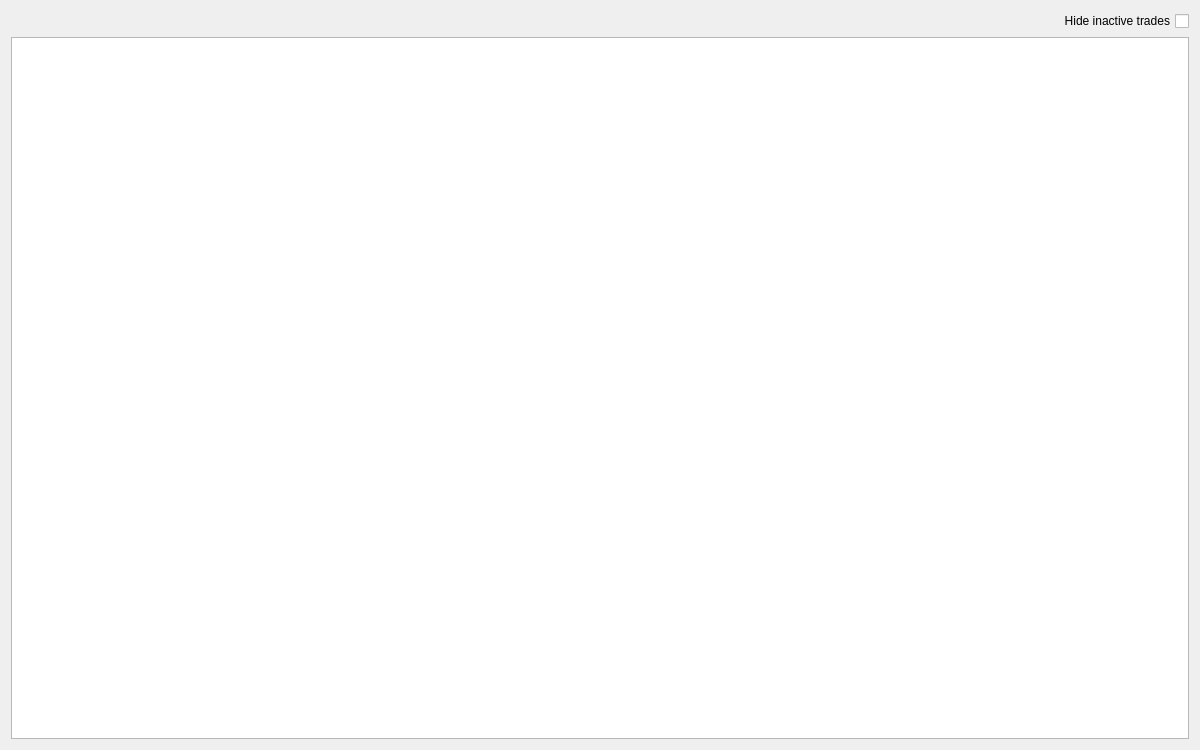
<?xml version="1.0" encoding="UTF-8"?>
<ui version="4.0">
 <class>tradeHistoryDialog</class>
 <widget class="QWidget" name="tradeHistoryDialog">
  <property name="geometry">
   <rect>
    <x>0</x>
    <y>0</y>
    <width>1200</width>
    <height>750</height>
   </rect>
  </property>
  <property name="windowTitle">
   <string>Form</string>
  </property>
  <layout class="QVBoxLayout" name="topLayout">
   <item>
    <layout class="QVBoxLayout" name="verticalLayout">
     <property name="topMargin">
      <number>0</number>
     </property>
     <item>
      <widget class="QCheckBox" name="hideInactiveTrades">
       <property name="layoutDirection">
        <enum>Qt::RightToLeft</enum>
       </property>
       <property name="text">
        <string>Hide inactive trades</string>
       </property>
      </widget>
     </item>
     <item>
      <widget class="QTableWidget" name="tradeHistoryTable"/>
     </item>
    </layout>
   </item>
  </layout>
 </widget>
 <resources/>
 <connections/>
</ui>
